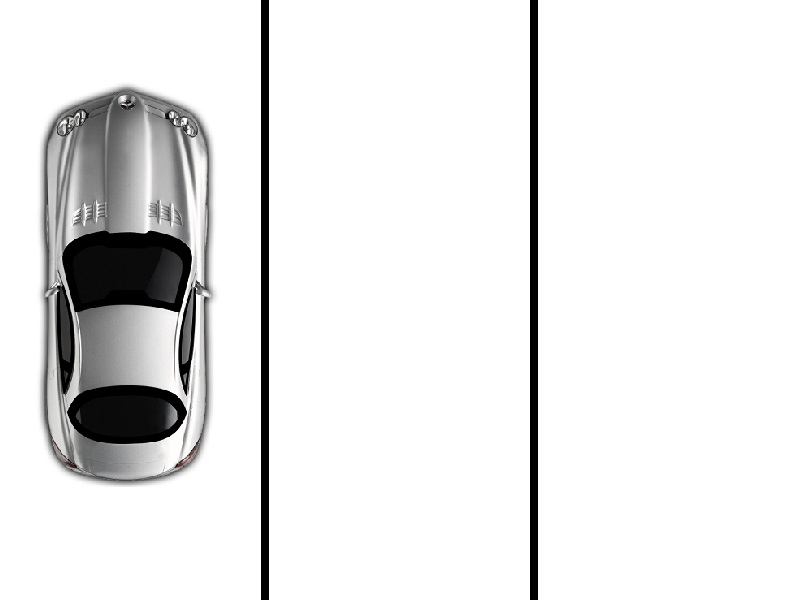
#> input picture estaciona1.jpg, 800 x 600 px
$ python -i visao.py   (imports and definitions only)
#> lines starting #> are read from the running program, lines starting #| are printed output that depends on the picture
#> further down, picture is the input picture: shape (600, 800, 3); mean B, G, R 232.7, 232.7, 232.7
import cv2 as cv
from time import time
import numpy as np

class VideoCamera(object):

    # [44 lines left out: functions __init__, __del__, release, get_frame, not called in this run]


AREAS = [  [5,    3,  85,105],
           [107,  3, 187,105],
           [209,  3, 289,105],
           [5,  130,  85,235],
           [107,130, 187,235],
           [209,130, 289,235]]

class Engine:
    # [8 lines left out: function __init__, not called in this run]

    def set_img_clean(self, img_clean):
      self.img_clean = img_clean

    # [19 lines left out: functions run_frame, config, not called in this run]

    def save(self, image_path, frame):
      print(image_path, frame.shape)
      cv.imwrite(image_path, frame)

# [40 lines left out: functions flip_vertical, texto, subtraiArea, verificaVagas, retira_bordas, not called in this run]

def escreve(frame, texto):
    cv.putText(frame, texto, (1, 15), cv.FONT_HERSHEY_PLAIN, 1, (0, 255, 255), 3, cv.LINE_AA)
    cv.putText(frame, texto, (1, 15), cv.FONT_HERSHEY_PLAIN, 1, (0, 0, 0), 1, cv.LINE_AA)

def filtro_1(frame):
    frame = cv.blur(frame, (3, 3))
    frame = cv.cvtColor(frame, cv.COLOR_BGR2GRAY)
#> frame: shape (600, 800)
    #frame =  cv.adaptiveThreshold(frame, 255, cv.ADAPTIVE_THRESH_GAUSSIAN_C, cv.THRESH_BINARY,11,2)
    frame = cv.equalizeHist(frame)
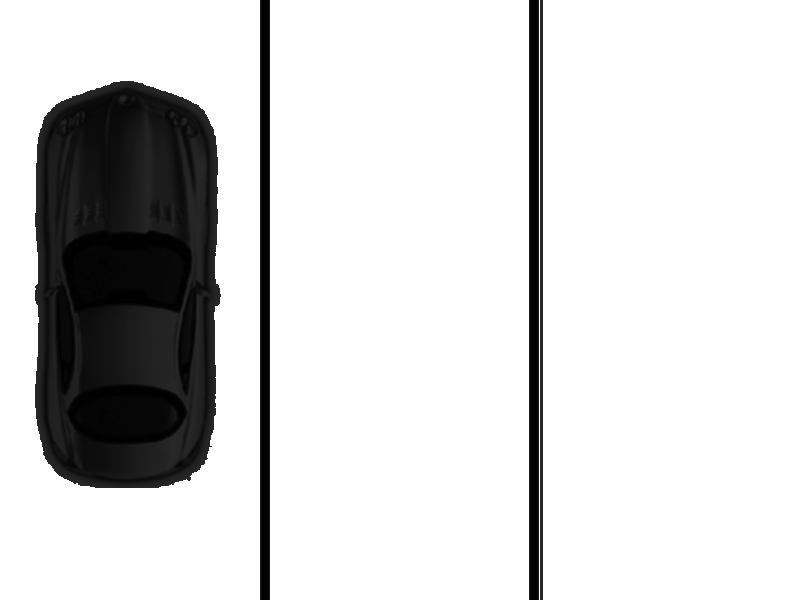
#> frame: shape (600, 800); min 0, max 255, mean 214.4
    frame = cv.cvtColor(frame, cv.COLOR_GRAY2BGR)
#> frame: shape (600, 800, 3)
    return frame

# [5 lines left out: function filtro_2, not called in this run]

# [43 lines not run here, left out]

>>> import cv2
>>> picture = cv2.imread('estaciona1.jpg')
>>> result = filtro_1(picture)

$ run again, on estaciona2.jpg
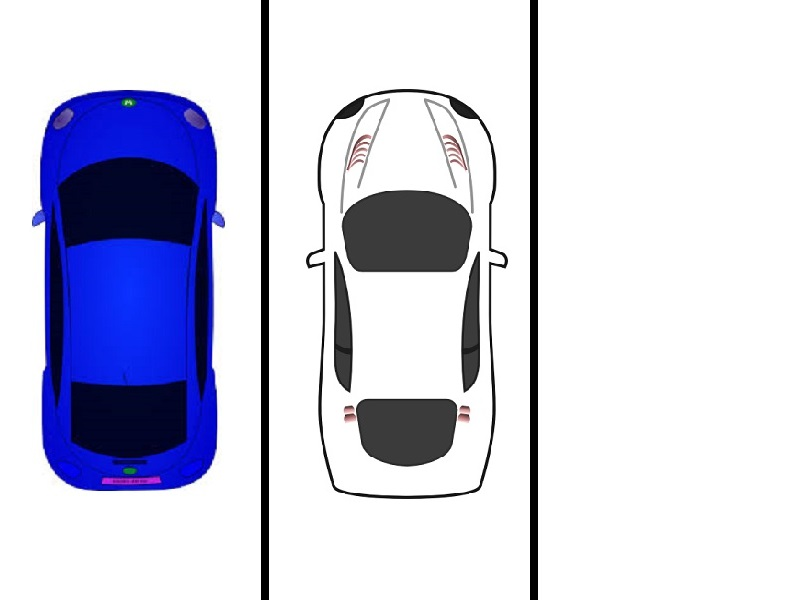
#> input picture estaciona2.jpg, 800 x 600 px
#> picture is the input picture: shape (600, 800, 3); mean B, G, R 225.8, 206.5, 205.3
#> in filtro_1, `frame = cv.cvtColor(frame, cv.COLOR_BGR2GRAY)`:
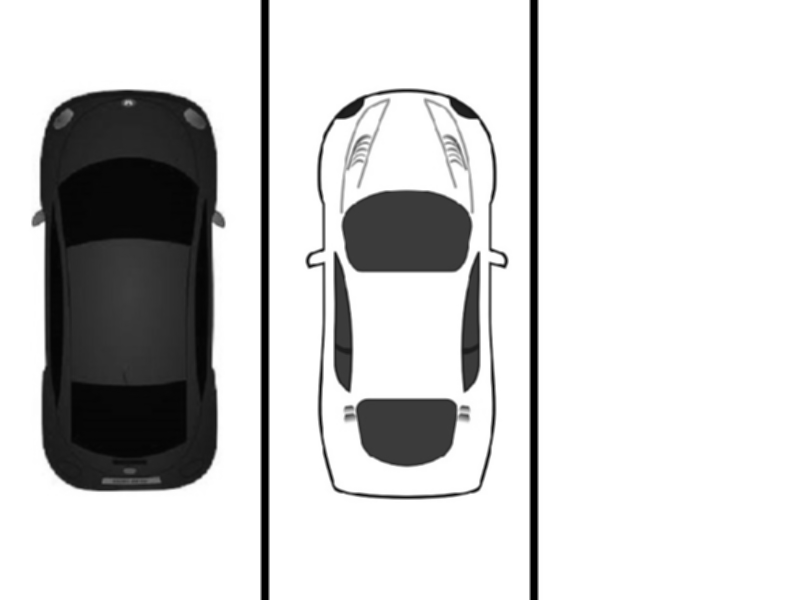
#> frame: shape (600, 800); min 0, max 255, mean 208.4
#> in filtro_1, `frame = cv.equalizeHist(frame)`:
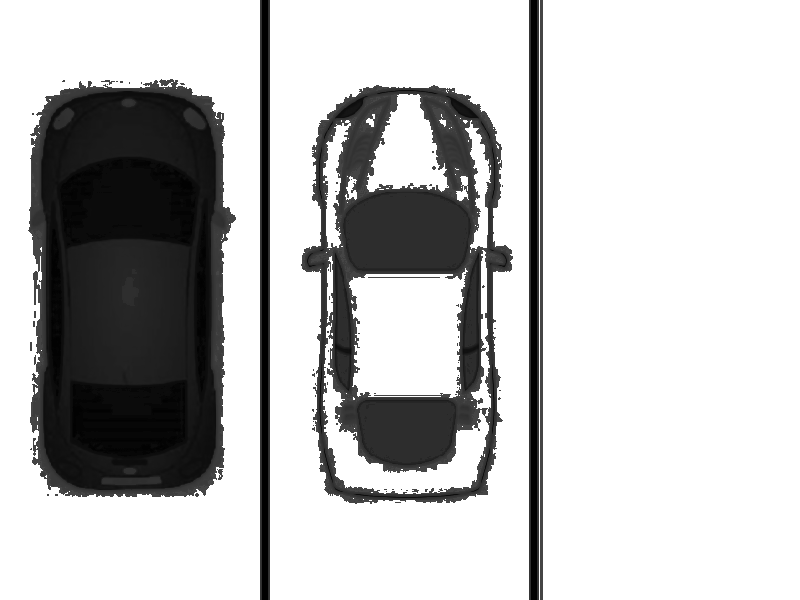
#> frame: shape (600, 800); min 0, max 255, mean 193.4

$ run again, on estaciona3.jpg
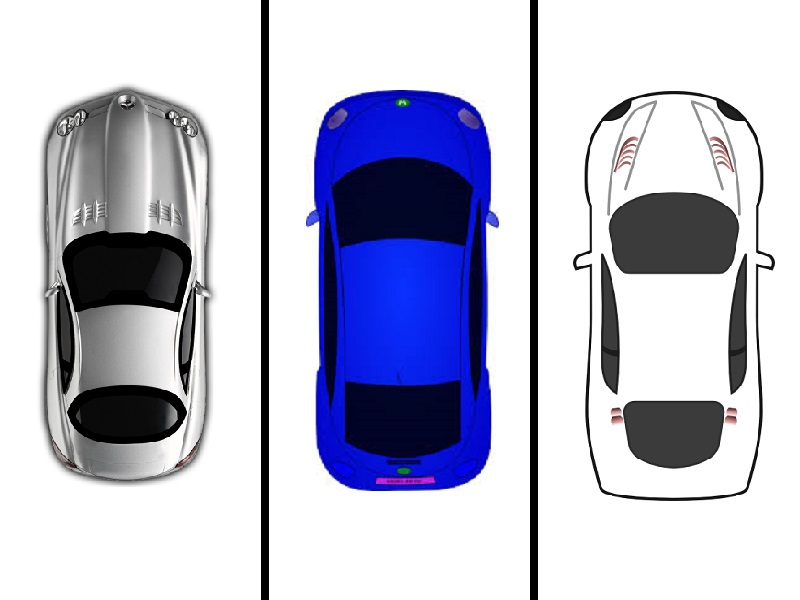
#> input picture estaciona3.jpg, 800 x 600 px
#> picture is the input picture: shape (600, 800, 3); mean B, G, R 208.6, 189.4, 188.1
#> in filtro_1, `frame = cv.cvtColor(frame, cv.COLOR_BGR2GRAY)`:
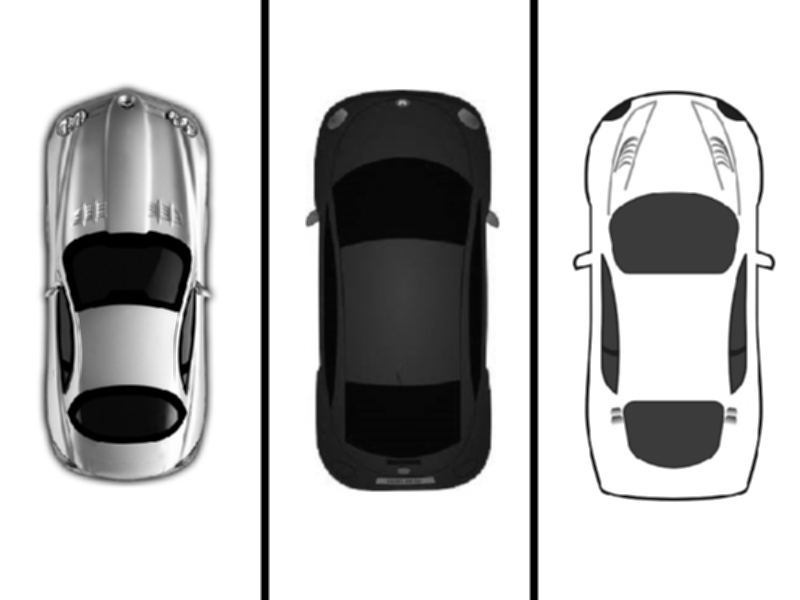
#> frame: shape (600, 800); min 0, max 255, mean 191.2
#> in filtro_1, `frame = cv.equalizeHist(frame)`:
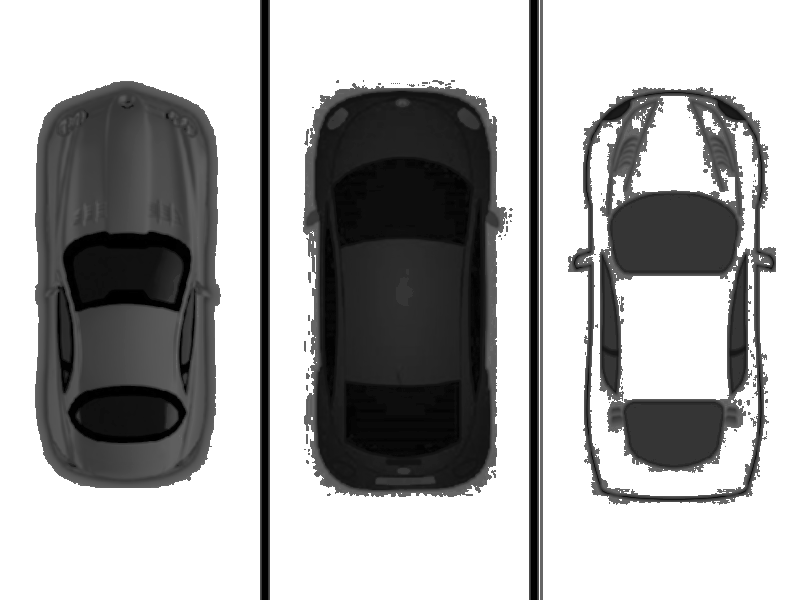
#> frame: shape (600, 800); min 0, max 255, mean 171
